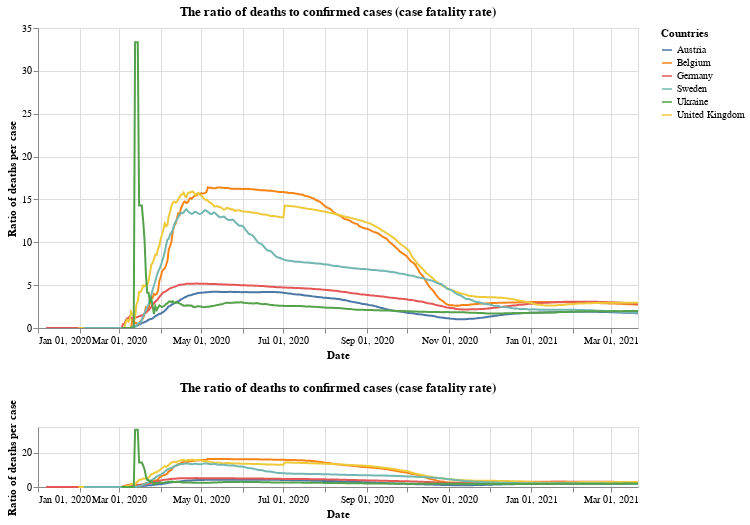

Notebook cell for this chart:
### Markdown cell above
## Case fatality rate

### Code cell
#collapse
base = alt.Chart(x_small).mark_line().encode(
    x=alt.X("yearmonthdate(date):T", axis=alt.Axis(title='Date')),
    y=alt.Y("ratio:Q", axis=alt.Axis(title='Ratio of deaths per case')),
    tooltip='id',
    color=alt.Color('id', legend=alt.Legend(title="Countries")),
opacity=alt.condition(leg_selection, alt.value(1), alt.value(0.2))
).add_selection(leg_selection).properties(title='The ratio of deaths to confirmed cases (case fatality rate)', width=600)

upper = base.encode(
    alt.X('yearmonthdate(date):T',axis=alt.Axis(title='Date'),
          scale=alt.Scale(domain=brush))
)

lower = base.properties(
    height=60
).add_selection(brush)

upper & lower

### Figure 1 — Vega-Lite specification as saved in the notebook (floating-point values rounded to 4 significant figures; data arrays with more than 128 entries replaced by an {"elided": "..."} marker saying what was removed)
{"config": {"view": {"continuousWidth": 400, "continuousHeight": 300}}, "vconcat": [{"mark": "line", "encoding": {"color": {"type": "nominal", "field": "id", "legend": {"title": "Countries"}}, "opacity": {"condition": {"value": 1, "selection": "selector001"}, "value": 0.2}, "tooltip": {"type": "nominal", "field": "id"}, "x": {"type": "temporal", "axis": {"title": "Date"}, "field": "date", "scale": {"domain": {"selection": "selector004"}}, "timeUnit": "yearmonthdate"}, "y": {"type": "quantitative", "axis": {"title": "Ratio of deaths per case"}, "field": "ratio"}}, "selection": {"selector001": {"type": "multi", "fields": ["id"], "bind": "legend"}}, "title": "The ratio of deaths to confirmed cases (case fatality rate)", "width": 600}, {"mark": "line", "encoding": {"color": {"type": "nominal", "field": "id", "legend": {"title": "Countries"}}, "opacity": {"condition": {"value": 1, "selection": "selector001"}, "value": 0.2}, "tooltip": {"type": "nominal", "field": "id"}, "x": {"type": "temporal", "axis": {"title": "Date"}, "field": "date", "timeUnit": "yearmonthdate"}, "y": {"type": "quantitative", "axis": {"title": "Ratio of deaths per case"}, "field": "ratio"}}, "height": 60, "selection": {"selector001": {"type": "multi", "fields": ["id"], "bind": "legend"}, "selector004": {"type": "interval", "encodings": ["x"]}}, "title": "The ratio of deaths to confirmed cases (case fatality rate)", "width": 600}], "data": {"name": "data-931b29416c6f65530d089738088076c4"}, "$schema": "https://vega.github.io/schema/vega-lite/v4.8.1.json", "datasets": {"data-931b29416c6f65530d089738088076c4": {"elided": "2676 records"}}}
